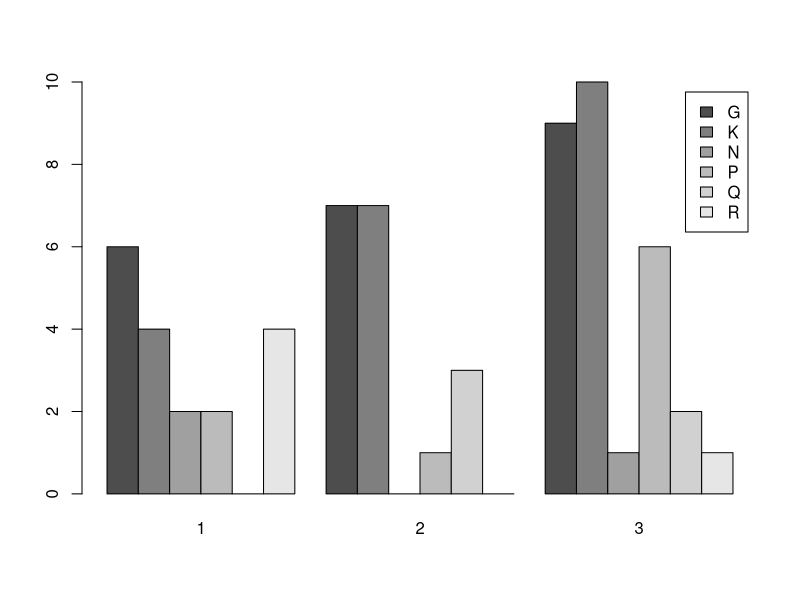
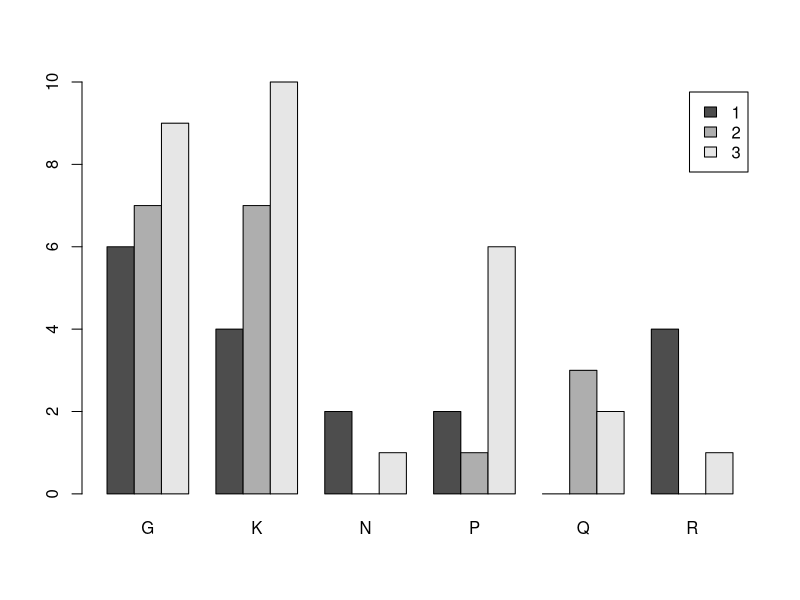
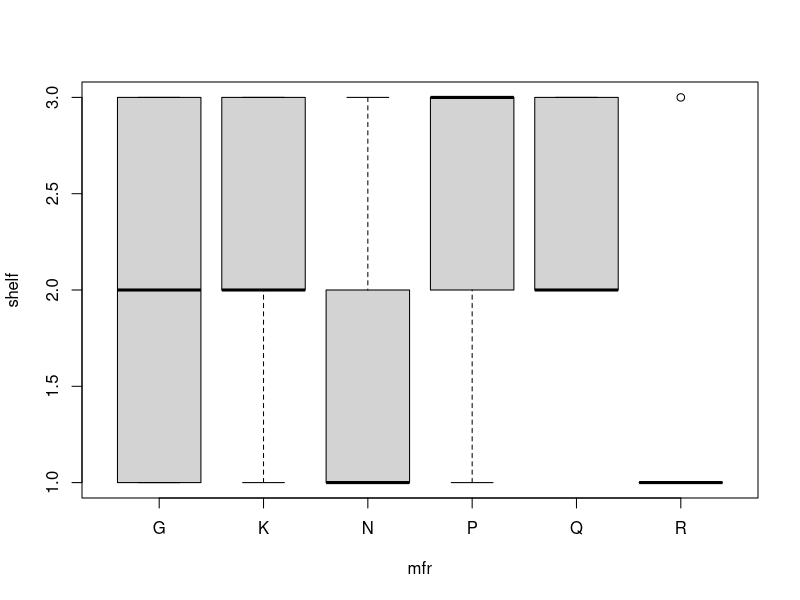
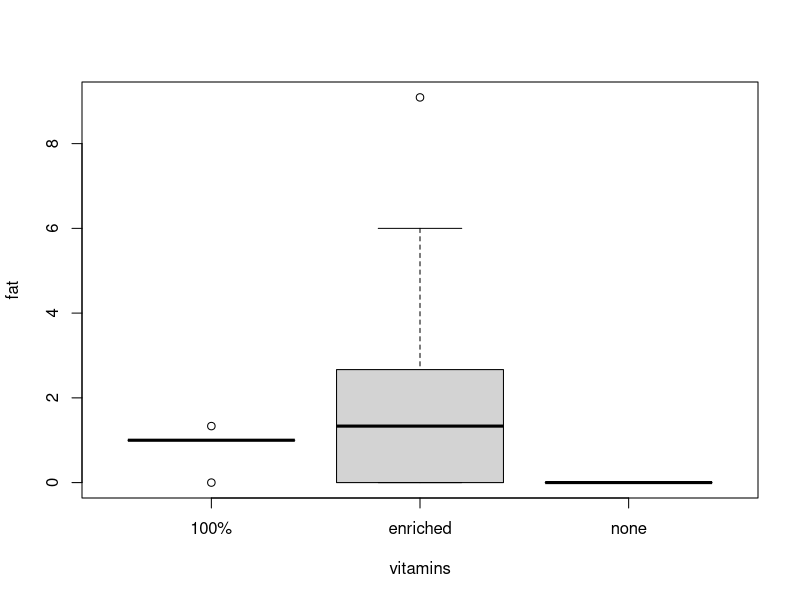
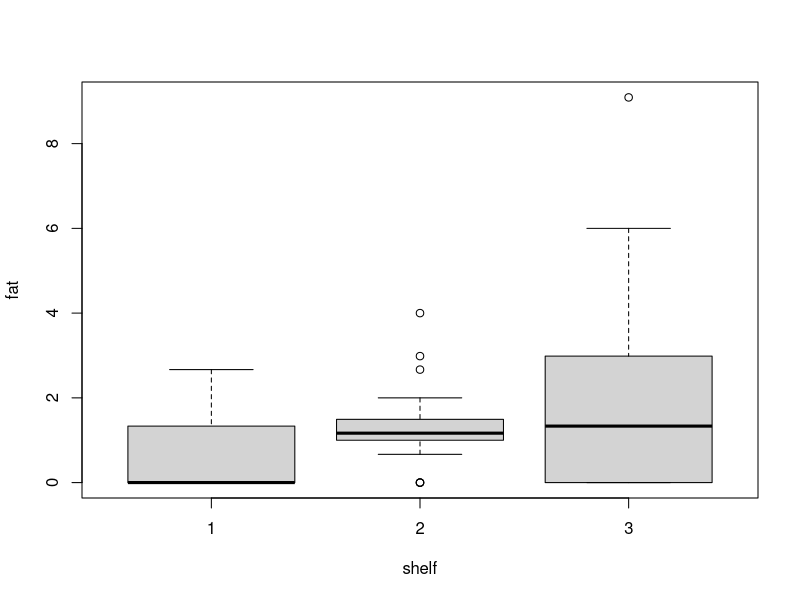
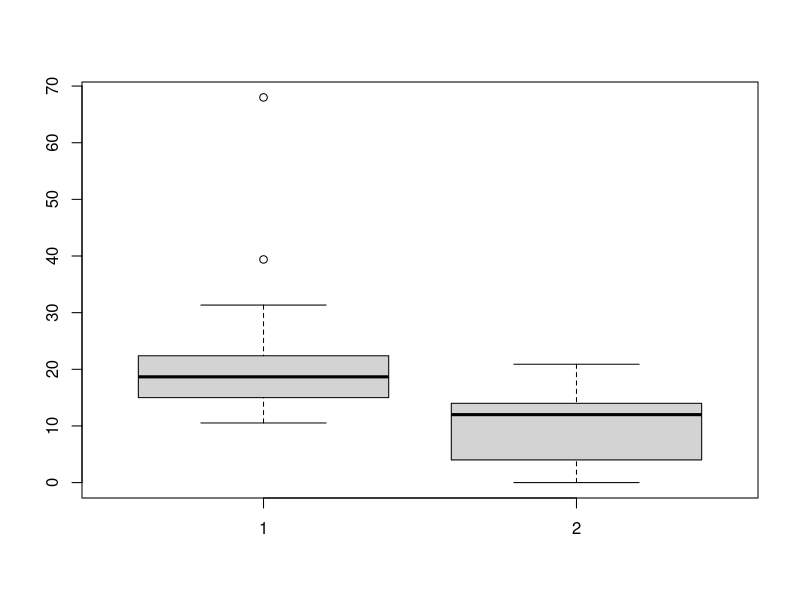
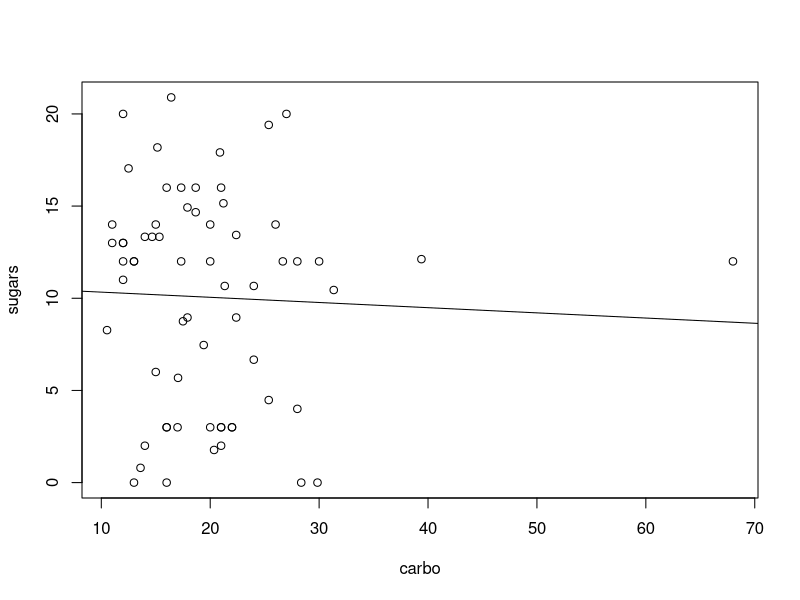

R code for these plots, in order:
# Tasks
library("MASS")
data("UScereal")
attach(UScereal)
names(UScereal)
table(mfr, shelf)
barplot(table(mfr, shelf), beside = T, legend = T)
barplot(table(shelf, mfr), beside = T, legend = T)
fat
vitamins

boxplot(shelf ~ mfr)
boxplot(fat ~ vitamins)
boxplot(fat ~ shelf)
boxplot(carbo, sugars)


plot(carbo, sugars)
abline(lm(sugars ~ carbo))
cor(carbo, sugars)
